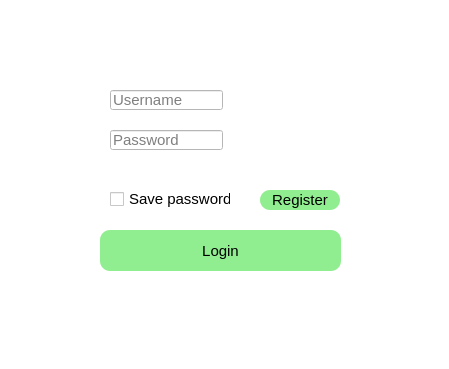
<?xml version="1.0" encoding="UTF-8"?>
<ui version="4.0">
 <class>MainWindow</class>
 <widget class="QMainWindow" name="MainWindow">
  <property name="geometry">
   <rect>
    <x>0</x>
    <y>0</y>
    <width>449</width>
    <height>369</height>
   </rect>
  </property>
  <property name="windowTitle">
   <string>MainWindow</string>
  </property>
  <property name="styleSheet">
   <string notr="true">*{
	background:rgb(255,255,255);
	font-size:15px;
}
QPushButton{
	background:lightgreen;
}
QFrame{
	border:solid 10px rgba(0,0,0);
	
}
QPushButton{
	border-radius:10px;
}
QPushButton:pressed{
	background-color:darkgreen;
}</string>
  </property>
  <widget class="QWidget" name="centralwidget">
   <widget class="QFrame" name="frame">
    <property name="geometry">
     <rect>
      <x>40</x>
      <y>40</y>
      <width>361</width>
      <height>241</height>
     </rect>
    </property>
    <property name="frameShape">
     <enum>QFrame::StyledPanel</enum>
    </property>
    <property name="frameShadow">
     <enum>QFrame::Raised</enum>
    </property>
    <widget class="QPushButton" name="pushButton_login">
     <property name="geometry">
      <rect>
       <x>60</x>
       <y>190</y>
       <width>241</width>
       <height>41</height>
      </rect>
     </property>
     <property name="text">
      <string>Login</string>
     </property>
    </widget>
    <widget class="QLineEdit" name="lineEdit_username">
     <property name="geometry">
      <rect>
       <x>70</x>
       <y>50</y>
       <width>113</width>
       <height>20</height>
      </rect>
     </property>
     <property name="placeholderText">
      <string>Username</string>
     </property>
    </widget>
    <widget class="QLineEdit" name="lineEdit_password">
     <property name="geometry">
      <rect>
       <x>70</x>
       <y>90</y>
       <width>113</width>
       <height>20</height>
      </rect>
     </property>
     <property name="echoMode">
      <enum>QLineEdit::Password</enum>
     </property>
     <property name="placeholderText">
      <string>Password</string>
     </property>
    </widget>
    <widget class="QCheckBox" name="checkBox">
     <property name="geometry">
      <rect>
       <x>70</x>
       <y>150</y>
       <width>121</width>
       <height>18</height>
      </rect>
     </property>
     <property name="text">
      <string>Save password</string>
     </property>
    </widget>
    <widget class="QPushButton" name="pushButton_2">
     <property name="geometry">
      <rect>
       <x>220</x>
       <y>150</y>
       <width>80</width>
       <height>20</height>
      </rect>
     </property>
     <property name="text">
      <string>Register</string>
     </property>
    </widget>
   </widget>
  </widget>
  <widget class="QMenuBar" name="menubar">
   <property name="geometry">
    <rect>
     <x>0</x>
     <y>0</y>
     <width>449</width>
     <height>26</height>
    </rect>
   </property>
  </widget>
  <widget class="QStatusBar" name="statusbar"/>
 </widget>
 <resources/>
 <connections/>
</ui>
